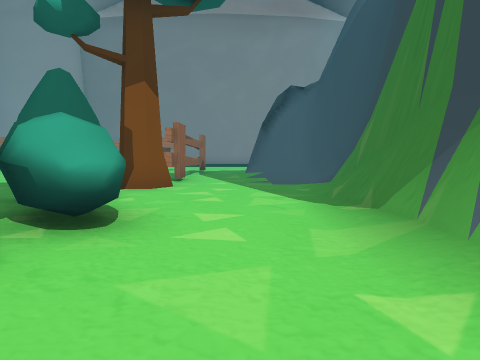
View 1 (above)

22 first-person views from a walk through a scene from a Unity 3-D project. The camera is 1.3 m above the floor, tilts 4° down and sees 70° across. The floor is counted in squares, 2 m on a side. Each view is taken from the middle of a square. On the plan, view 1 faces up. The plan holds only what a view shows up to about 10 squares ahead; the rest is blank. The place goes on beyond the plan. The player is left out. Some surface patterns are stand-ins.

View 2
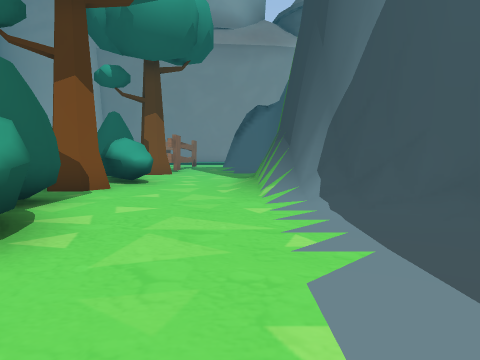

View 3
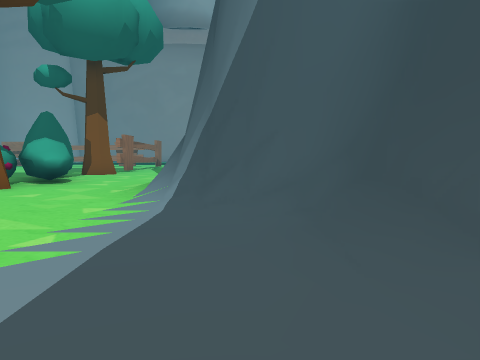

View 4
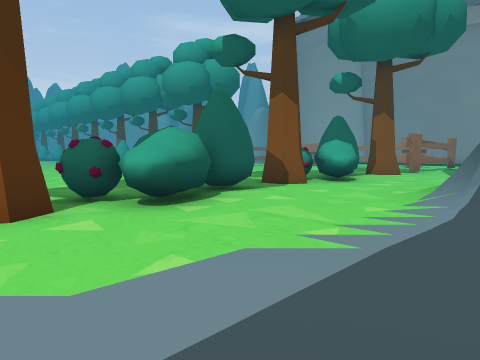

View 5
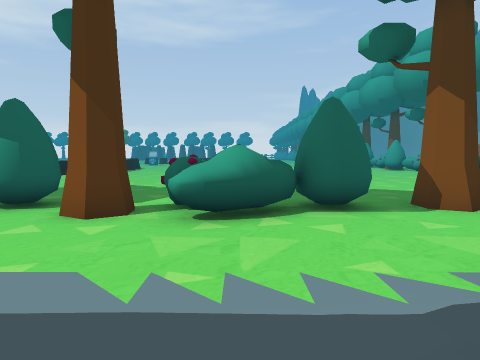

View 6
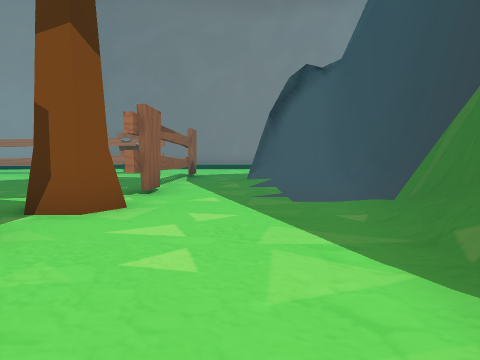

View 7
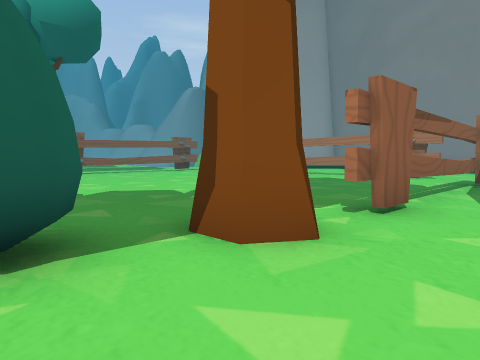

View 8
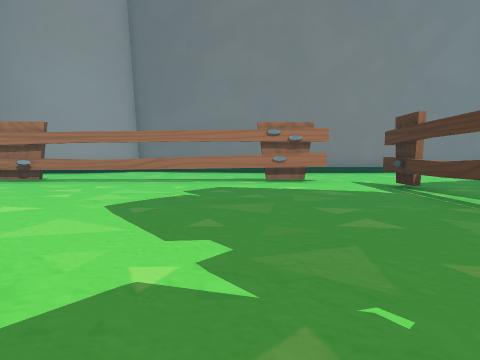

View 9
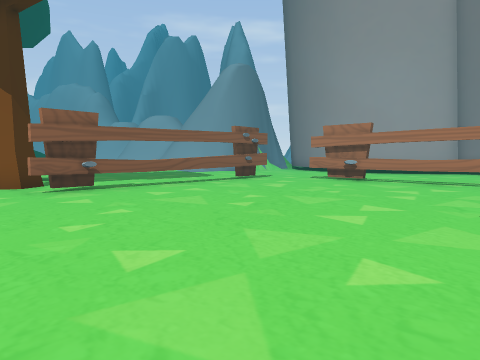

View 10
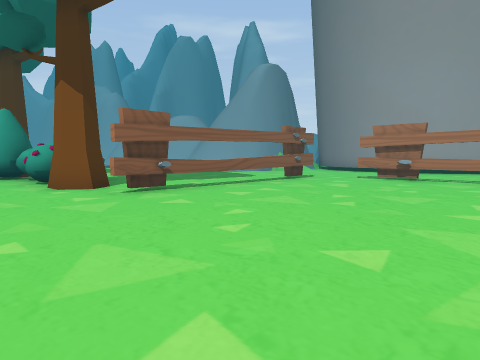

View 11
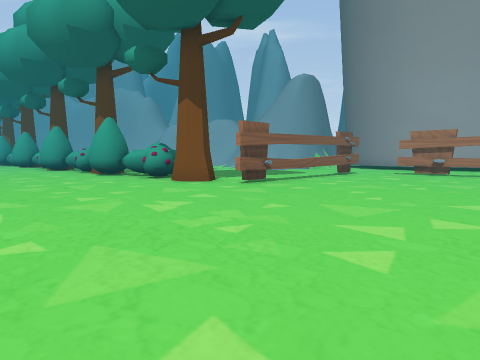

View 12
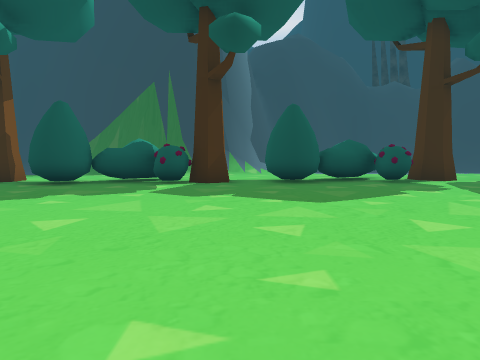

View 13
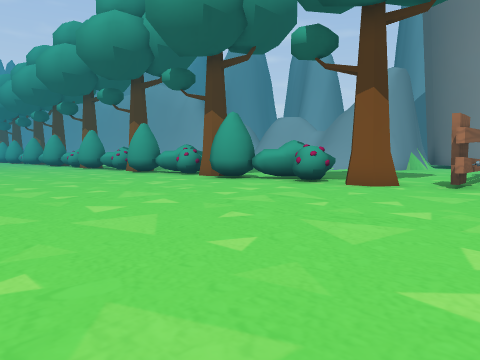

View 14
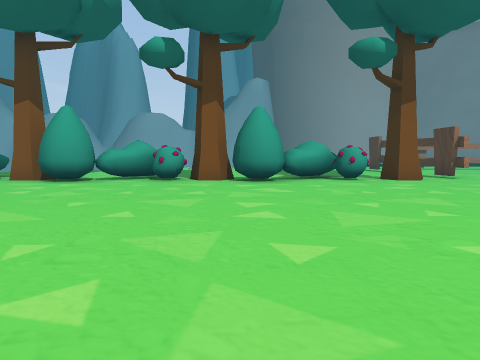

View 15
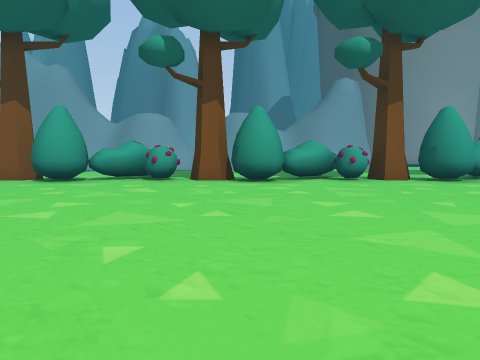

View 16
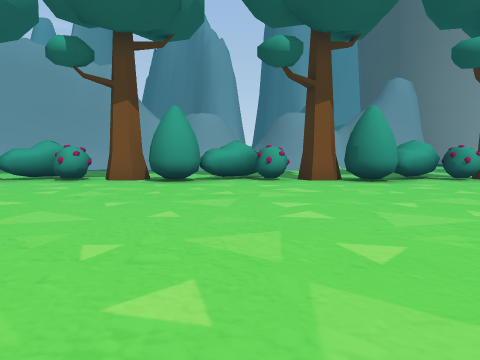

View 17
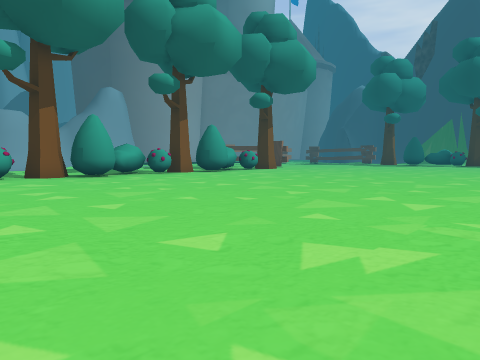

View 18
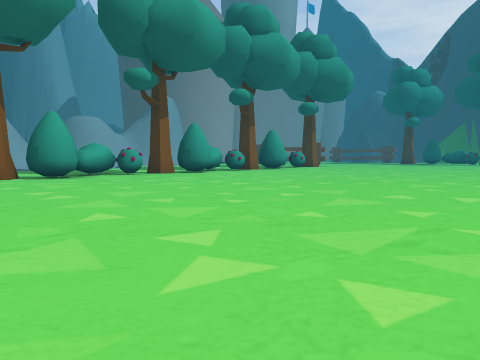

View 19
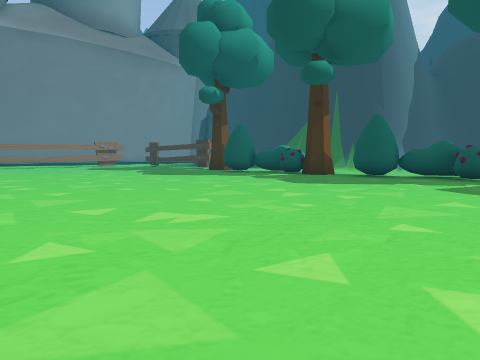

View 20
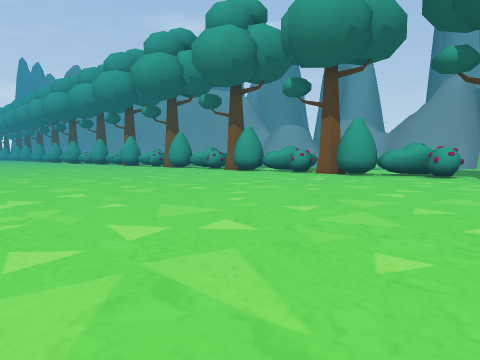

View 21
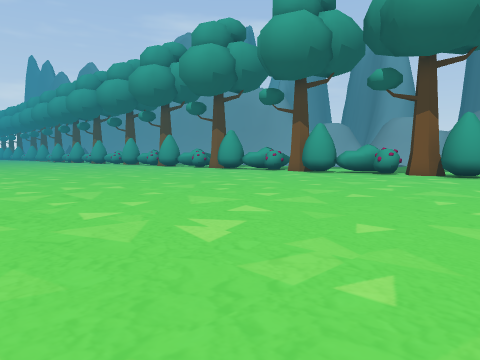

View 22
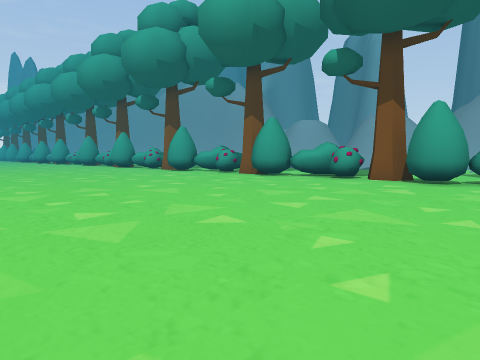

### Floor plan
Key: @ floor where view 1 was taken; # wall or solid block; x gap in a wall; . floor; / step, stairs or slope; = window, fence, low wall or low ledge; ^ raised ledge; T tree; H thing the floor can be seen under or through.
Columns run from 32 left of view 1 to 5 right of it. Each row starts with its distance up from view 1.
 18                        ..
 17                       ............
 16                      ##===x###....
 15                     ..............
 14                    x..........#..
 13                   .#..........=..
 12                  ..x..........=./###
 11                  ..=..........#.///##
 10                 ^..H..........#..../#
  9 #.T ###T ###T####TTH..........#.../##
  8 #####.####.#.##.................../#
  7 ..............................T...##
  6 ..........................  ......#
  5  ............................##...#
  4  .............................#../^
  3  .............................#^./^
  2  .............................T../^
  1  ................................/##
  0 ..............................#.@./###
 -1 ..............................#...///#
 -2 ..............................##..../#
 -3 ..............................#^..../#
 -4              ....  ...........#T..../
 -5                    ....   .. .x.....

Positions as (right, up) in squares from view 1, and headings:
1: (0, 0), facing up
2: (1, -5), facing up
3: (3, -5), facing up
4: (3, -5), facing up-left
5: (4, -2), facing left
6: (0, 3), facing up
7: (0, 5), facing up-left
8: (-5, 7), facing up
9: (-6, 7), facing up-left
10: (-7, 6), facing up-left
11: (-7, 3), facing up-left
12: (-11, 1), facing right
13: (-11, 1), facing up-left
14: (-19, -1), facing up
15: (-24, -1), facing up
16: (-27, -1), facing up
17: (-28, -3), facing up-right
18: (-32, -3), facing up-right
19: (-13, -5), facing up-right
20: (-13, -3), facing up-left
21: (-16, -4), facing up-left
22: (-16, -1), facing up-left
